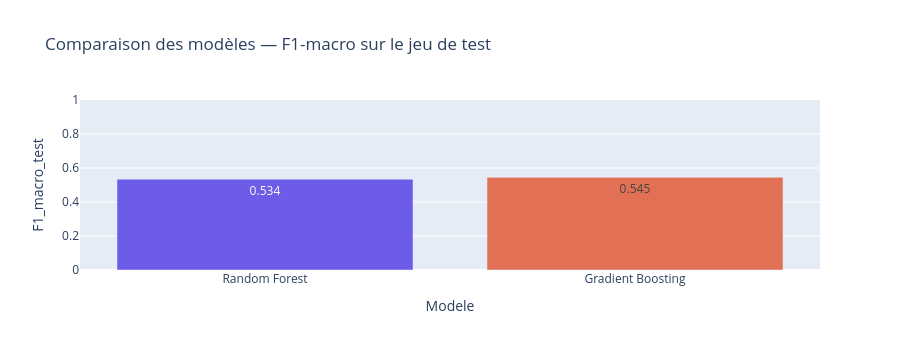

This figure's notebook cell:
### Markdown cell above
---
## 4. Comparaison Random Forest vs Gradient Boosting

### Code cell
gb = GradientBoostingClassifier(n_estimators=200, max_depth=5, random_state=42)
gb.fit(X_train, y_train)
y_pred_gb = gb.predict(X_test)

from sklearn.metrics import f1_score
f1_rf = f1_score(y_test, y_pred, average='macro')
f1_gb = f1_score(y_test, y_pred_gb, average='macro')

comparison = pd.DataFrame({
    'Modele': ['Random Forest', 'Gradient Boosting'],
    'F1_macro_test': [f1_rf, f1_gb]
})
fig = px.bar(
    comparison, x='Modele', y='F1_macro_test',
    title='Comparaison des modèles — F1-macro sur le jeu de test',
    color='Modele', color_discrete_sequence=['#6c5ce7', '#e17055'],
    text_auto='.3f', height=350
)
fig.update_layout(showlegend=False, yaxis_range=[0, 1])
fig.show()

best_model = clf if f1_rf >= f1_gb else gb
best_name  = 'RandomForest' if f1_rf >= f1_gb else 'GradientBoosting'
print(f'\nMeilleur modele : {best_name} (F1-macro = {max(f1_rf, f1_gb):.3f})')

### Figure 1 — Plotly figure (JSON) as saved in the notebook; plotly's stock layout.template omitted (floating-point values rounded to 4 significant figures)
{"data": [{"hovertemplate": "Modele=%{x}<br>F1_macro_test=%{y}<extra></extra>", "legendgroup": "Random Forest", "marker": {"color": "#6c5ce7", "pattern": {"shape": ""}}, "name": "Random Forest", "orientation": "v", "showlegend": true, "textposition": "auto", "texttemplate": "%{y:.3f}", "type": "bar", "x": ["Random Forest"], "xaxis": "x", "y": [0.5342], "yaxis": "y"}, {"hovertemplate": "Modele=%{x}<br>F1_macro_test=%{y}<extra></extra>", "legendgroup": "Gradient Boosting", "marker": {"color": "#e17055", "pattern": {"shape": ""}}, "name": "Gradient Boosting", "orientation": "v", "showlegend": true, "textposition": "auto", "texttemplate": "%{y:.3f}", "type": "bar", "x": ["Gradient Boosting"], "xaxis": "x", "y": [0.5449], "yaxis": "y"}], "layout": {"barmode": "relative", "height": 350, "legend": {"title": {"text": "Modele"}, "tracegroupgap": 0}, "showlegend": false, "title": {"text": "Comparaison des modèles — F1-macro sur le jeu de test"}, "xaxis": {"anchor": "y", "categoryarray": ["Random Forest", "Gradient Boosting"], "categoryorder": "array", "domain": [0, 1], "title": {"text": "Modele"}}, "yaxis": {"anchor": "x", "domain": [0, 1], "range": [0, 1], "title": {"text": "F1_macro_test"}}}}
